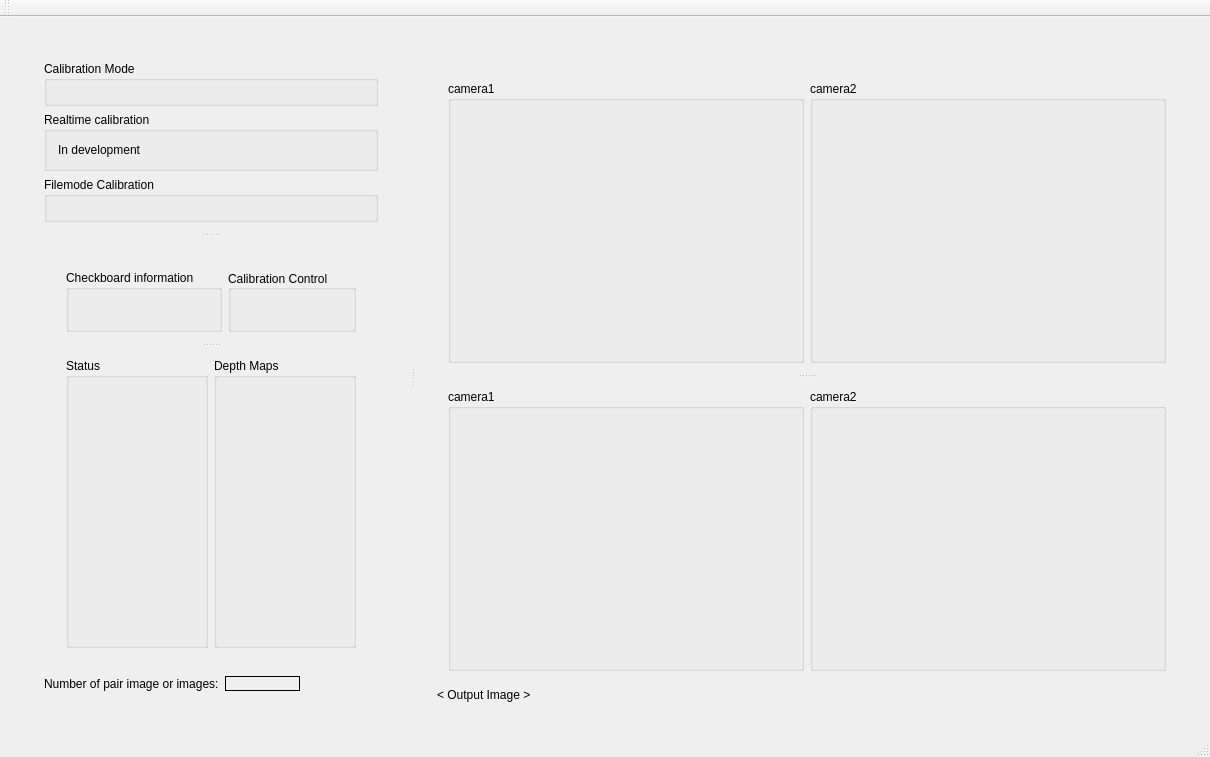
<?xml version="1.0" encoding="UTF-8"?>
<ui version="4.0">
 <class>MainWindow</class>
 <widget class="QMainWindow" name="MainWindow">
  <property name="geometry">
   <rect>
    <x>0</x>
    <y>0</y>
    <width>1072</width>
    <height>669</height>
   </rect>
  </property>
  <property name="windowTitle">
   <string>MainWindow</string>
  </property>
  <widget class="QWidget" name="centralWidget">
   <layout class="QHBoxLayout" name="horizontalLayout">
    <item>
     <widget class="QSplitter" name="splitter">
      <property name="orientation">
       <enum>Qt::Horizontal</enum>
      </property>
      <property name="opaqueResize">
       <bool>true</bool>
      </property>
      <widget class="QWidget" name="verticalLayoutWidget">
       <layout class="QVBoxLayout" name="leftPart">
        <item>
         <widget class="QWidget" name="widget" native="true">
          <layout class="QVBoxLayout" name="verticalLayout_3">
           <item>
            <widget class="QSplitter" name="splitter_2">
             <property name="orientation">
              <enum>Qt::Vertical</enum>
             </property>
             <widget class="QWidget" name="verticalLayoutWidget_3">
              <layout class="QVBoxLayout" name="leftTopPart">
               <item>
                <widget class="QGroupBox" name="gb_calibmode">
                 <property name="title">
                  <string>Calibration Mode</string>
                 </property>
                 <layout class="QVBoxLayout" name="verticalLayout_12">
                  <item>
                   <layout class="QVBoxLayout" name="layout_selectCalibMode"/>
                  </item>
                 </layout>
                </widget>
               </item>
               <item>
                <widget class="QGroupBox" name="gb_realtimeCalib">
                 <property name="title">
                  <string>Realtime calibration</string>
                 </property>
                 <layout class="QVBoxLayout" name="verticalLayout_10">
                  <item>
                   <widget class="QLabel" name="label">
                    <property name="text">
                     <string>In development</string>
                    </property>
                   </widget>
                  </item>
                 </layout>
                </widget>
               </item>
               <item>
                <widget class="QGroupBox" name="gb_filemodeCalib">
                 <property name="title">
                  <string>Filemode Calibration</string>
                 </property>
                 <layout class="QVBoxLayout" name="verticalLayout_9">
                  <item>
                   <layout class="QHBoxLayout" name="layout_filemodeCalib"/>
                  </item>
                 </layout>
                </widget>
               </item>
              </layout>
             </widget>
             <widget class="QWidget" name="verticalLayoutWidget_4">
              <layout class="QVBoxLayout" name="leftBottomPart">
               <item>
                <widget class="QWidget" name="widget_2" native="true">
                 <layout class="QVBoxLayout" name="verticalLayout_4">
                  <item>
                   <widget class="QSplitter" name="splitter_3">
                    <property name="minimumSize">
                     <size>
                      <width>0</width>
                      <height>400</height>
                     </size>
                    </property>
                    <property name="orientation">
                     <enum>Qt::Vertical</enum>
                    </property>
                    <property name="opaqueResize">
                     <bool>true</bool>
                    </property>
                    <property name="childrenCollapsible">
                     <bool>true</bool>
                    </property>
                    <widget class="QWidget" name="horizontalLayoutWidget">
                     <layout class="QHBoxLayout" name="layout_infoAndControl">
                      <item>
                       <widget class="QGroupBox" name="gb_checkboardInfo">
                        <property name="title">
                         <string>Checkboard information</string>
                        </property>
                        <layout class="QVBoxLayout" name="verticalLayout_11">
                         <item>
                          <layout class="QVBoxLayout" name="layout_checkboardInfo"/>
                         </item>
                        </layout>
                       </widget>
                      </item>
                      <item>
                       <widget class="QGroupBox" name="gb_calibControl">
                        <property name="title">
                         <string>Calibration Control</string>
                        </property>
                        <property name="alignment">
                         <set>Qt::AlignLeading|Qt::AlignLeft|Qt::AlignVCenter</set>
                        </property>
                        <property name="flat">
                         <bool>false</bool>
                        </property>
                        <layout class="QVBoxLayout" name="verticalLayout_6">
                         <item>
                          <layout class="QVBoxLayout" name="layout_calibControl"/>
                         </item>
                        </layout>
                       </widget>
                      </item>
                     </layout>
                    </widget>
                    <widget class="QWidget" name="horizontalLayoutWidget_2">
                     <layout class="QHBoxLayout" name="layout_statusAndDepthMap">
                      <item>
                       <widget class="QGroupBox" name="gb_status">
                        <property name="title">
                         <string>Status</string>
                        </property>
                        <layout class="QVBoxLayout" name="verticalLayout_15">
                         <item>
                          <layout class="QVBoxLayout" name="layout_status"/>
                         </item>
                        </layout>
                       </widget>
                      </item>
                      <item>
                       <widget class="QGroupBox" name="gb_depthMaps">
                        <property name="minimumSize">
                         <size>
                          <width>0</width>
                          <height>225</height>
                         </size>
                        </property>
                        <property name="title">
                         <string>Depth Maps</string>
                        </property>
                        <layout class="QVBoxLayout" name="verticalLayout_13">
                         <item>
                          <layout class="QVBoxLayout" name="layout_depthMap"/>
                         </item>
                        </layout>
                       </widget>
                      </item>
                     </layout>
                    </widget>
                   </widget>
                  </item>
                 </layout>
                </widget>
               </item>
               <item>
                <layout class="QFormLayout" name="formLayout">
                 <item row="0" column="0">
                  <widget class="QLabel" name="label_numberOfImgs">
                   <property name="text">
                    <string>Number of pair image or images:</string>
                   </property>
                  </widget>
                 </item>
                 <item row="0" column="1">
                  <widget class="QLabel" name="label_count">
                   <property name="minimumSize">
                    <size>
                     <width>75</width>
                     <height>15</height>
                    </size>
                   </property>
                   <property name="maximumSize">
                    <size>
                     <width>75</width>
                     <height>23</height>
                    </size>
                   </property>
                   <property name="layoutDirection">
                    <enum>Qt::LeftToRight</enum>
                   </property>
                   <property name="frameShape">
                    <enum>QFrame::Box</enum>
                   </property>
                   <property name="text">
                    <string/>
                   </property>
                   <property name="alignment">
                    <set>Qt::AlignLeading|Qt::AlignLeft|Qt::AlignVCenter</set>
                   </property>
                  </widget>
                 </item>
                </layout>
               </item>
              </layout>
             </widget>
            </widget>
           </item>
          </layout>
         </widget>
        </item>
       </layout>
      </widget>
      <widget class="QWidget" name="verticalLayoutWidget_2">
       <layout class="QVBoxLayout" name="rightPart">
        <item>
         <widget class="QWidget" name="widget_3" native="true">
          <layout class="QVBoxLayout" name="verticalLayout">
           <item>
            <layout class="QHBoxLayout" name="horizontalLayout_6">
             <item>
              <widget class="QLabel" name="label_inputImg">
               <property name="text">
                <string>&lt; Input Image &gt;</string>
               </property>
              </widget>
             </item>
            </layout>
           </item>
           <item>
            <widget class="QSplitter" name="splitter_4">
             <property name="minimumSize">
              <size>
               <width>740</width>
               <height>0</height>
              </size>
             </property>
             <property name="orientation">
              <enum>Qt::Vertical</enum>
             </property>
             <widget class="QWidget" name="horizontalLayoutWidget_3">
              <layout class="QHBoxLayout" name="rightTopPart">
               <item>
                <widget class="QGroupBox" name="gb_inputCamera1">
                 <property name="title">
                  <string>camera1</string>
                 </property>
                 <layout class="QVBoxLayout" name="verticalLayout_2">
                  <item>
                   <layout class="QVBoxLayout" name="layout_leftInput"/>
                  </item>
                 </layout>
                </widget>
               </item>
               <item>
                <widget class="QGroupBox" name="gb_inputCamera2">
                 <property name="title">
                  <string>camera2</string>
                 </property>
                 <layout class="QVBoxLayout" name="verticalLayout_5">
                  <item>
                   <layout class="QVBoxLayout" name="layout_rightInput"/>
                  </item>
                 </layout>
                </widget>
               </item>
              </layout>
             </widget>
             <widget class="QWidget" name="horizontalLayoutWidget_4">
              <layout class="QHBoxLayout" name="rightBottomPart">
               <item>
                <widget class="QGroupBox" name="gb_outputCamera1">
                 <property name="title">
                  <string>camera1</string>
                 </property>
                 <layout class="QVBoxLayout" name="verticalLayout_8">
                  <item>
                   <layout class="QVBoxLayout" name="layout_leftOutput"/>
                  </item>
                 </layout>
                </widget>
               </item>
               <item>
                <widget class="QGroupBox" name="gb_outputCamera2">
                 <property name="title">
                  <string>camera2</string>
                 </property>
                 <layout class="QVBoxLayout" name="verticalLayout_7">
                  <item>
                   <layout class="QVBoxLayout" name="layout_rightOutput"/>
                  </item>
                 </layout>
                </widget>
               </item>
              </layout>
             </widget>
            </widget>
           </item>
           <item>
            <layout class="QHBoxLayout" name="horizontalLayout_5">
             <item>
              <widget class="QLabel" name="label_outputImg">
               <property name="text">
                <string>&lt; Output Image &gt;</string>
               </property>
              </widget>
             </item>
            </layout>
           </item>
          </layout>
         </widget>
        </item>
       </layout>
      </widget>
     </widget>
    </item>
   </layout>
  </widget>
  <widget class="QMenuBar" name="menuBar">
   <property name="geometry">
    <rect>
     <x>0</x>
     <y>0</y>
     <width>1072</width>
     <height>21</height>
    </rect>
   </property>
  </widget>
  <widget class="QToolBar" name="mainToolBar">
   <attribute name="toolBarArea">
    <enum>TopToolBarArea</enum>
   </attribute>
   <attribute name="toolBarBreak">
    <bool>false</bool>
   </attribute>
  </widget>
  <widget class="QStatusBar" name="statusBar"/>
 </widget>
 <layoutdefault spacing="6" margin="11"/>
 <resources/>
 <connections/>
</ui>
